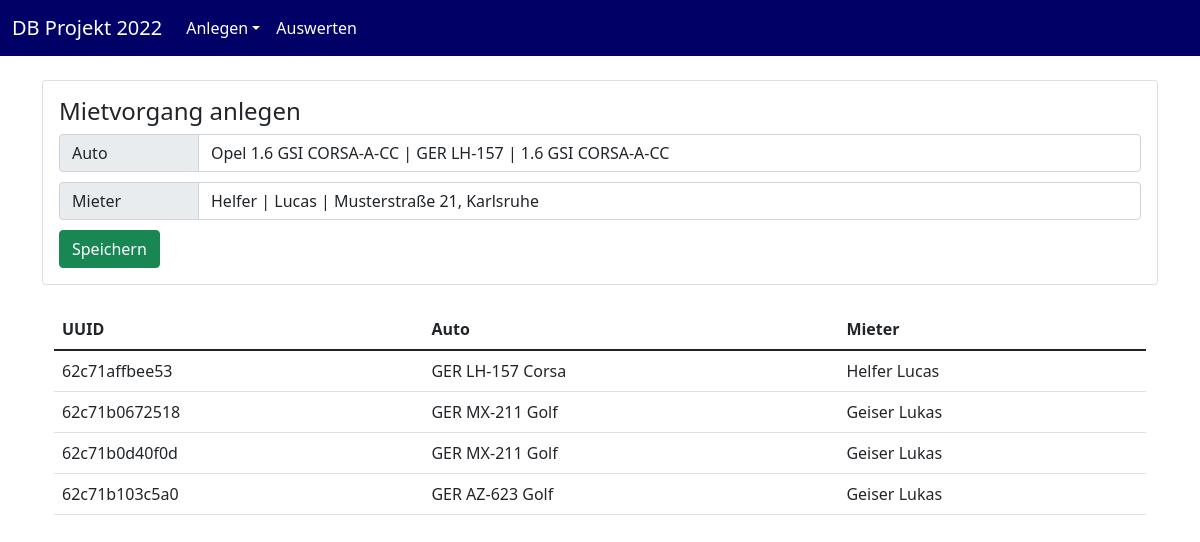
The app's page /createPages/createMietvorgang.php with its own data.
### tables this page shows
CREATE TABLE `module_map_auto_mieter` (
  `uuid_mietvorgang` varchar(255) NOT NULL,
  `uuid_auto` varchar(255) NOT NULL,
  `uuid_mieter` varchar(255) NOT NULL
);

CREATE TABLE `module_autos` (
  `uuid_auto` varchar(255) NOT NULL,
  `uuid_modell` varchar(255) NOT NULL,
  `kennzeichen` varchar(255) DEFAULT NULL,
  `uuid_reifen` varchar(255) NOT NULL
);

CREATE TABLE `module_modells` (
  `uuid_modell` varchar(255) NOT NULL,
  `uuid_marken` varchar(255) NOT NULL,
  `ausstattung` varchar(255) DEFAULT NULL,
  `farbe` varchar(255) DEFAULT NULL,
  `bezeichnung` varchar(255) DEFAULT NULL
);

CREATE TABLE `module_mieter` (
  `uuid_mieter` varchar(255) NOT NULL,
  `name` varchar(255) DEFAULT NULL,
  `vorname` varchar(255) DEFAULT NULL,
  `adresse` varchar(255) DEFAULT NULL,
  `gebdatum` varchar(255) DEFAULT NULL,
  `führerschein_klassen` varchar(255) DEFAULT NULL
);

### createPages/createMietvorgang.php (the view, shortened to what this page needs)
<!DOCTYPE html>
<html lang="en">
<head>
    <link href="https://cdn.jsdelivr.net/npm/bootstrap@5.1.3/dist/css/bootstrap.min.css" rel="stylesheet">
    <?php
    $servername = "localhost";
    $username = "software";
    $password = "GYdSQUW4fc0Dwh88";
    $dbname = "berufsschule_sql";
    $conn = new mysqli($servername, $username, $password, $dbname);
    ?>
</head>
<body>
<nav class="navbar navbar-expand-sm bg-primary navbar-dark" style="background-color: rgb(0,0,102)!important;">
    <div class="container-fluid">
        <a class="navbar-brand" href="/BS_DB_2022/index.php">DB Projekt 2022</a>
        <div class="collapse navbar-collapse" id="collapsibleNavbar">
            <ul class="navbar-nav">
                <li class="nav-item dropdown">
                    <a class="nav-link dropdown-toggle text-white" href="#" role="button" data-bs-toggle="dropdown">Anlegen</a>
                </li>
                <a class="nav-link text-white" href="/BS_DB_2022/auswertung.php" role="button">Auswerten</a>
            </ul>
        </div>
    </div>
</nav>
<br>
<div class="container">
    <div class="card card-body">
        <h4 class="card-title">Mietvorgang anlegen</h4>
        <form action="/BS_DB_2022/input/inputMietvorgang.php" method="post">
            <div class="input-group" style="margin-bottom: 10px">
                <span class="input-group-text label">Auto</span>
                <select type="text" class="form-control" name="auto">
                    <?php
                    $sql = "SELECT * FROM module_autos, module_modells, module_reifen, module_marken WHERE module_autos.uuid_modell = module_modells.uuid_modell AND module_modells.uuid_marken = module_marken.uuid_marken AND module_autos.uuid_reifen = module_reifen.uuid_reifen";
                    $result = $conn->query($sql);
                    if ($result->num_rows > 0) {
                        while ($row = $result->fetch_assoc()) {
                            echo "<option value='" . $row["uuid_auto"] . "'>" .
                                $row["name"] . ' ' . $row["bezeichnung"] . ' | ' .
                                $row["kennzeichen"] . ' | ' .
                                $row["bezeichnung"] . "</option>";
                        }
                    } else {
                        echo "0 results";
                    }
                    ?>
                </select>
            </div>
            <div class="input-group " style="margin-bottom: 10px">
                <span class="input-group-text label">Mieter</span>
                <select type="text" class="form-control" name="mieter">
                    <?php
                    $sql = "SELECT * FROM module_mieter";
                    $result = $conn->query($sql);
                    if ($result->num_rows > 0) {
                        while ($row = $result->fetch_assoc()) {
                            echo "<option value='" . $row["uuid_mieter"] . "'>" .
                                $row["name"] . ' | ' .
                                $row["vorname"] . ' | ' .
                                $row["adresse"] . "</option>";
                        }
                    } else {
                        echo "0 results";
                    }
                    ?>
                </select>
            </div>
            <button class="btn btn-success" type="submit">Speichern</button>
        </form>
    </div>
    <br/>
    <div class="container">
        <table class="table">
            <thead>
            <tr>
                <th>UUID</th>
                <th>Auto</th>
                <th>Mieter</th>
            </tr>
            </thead>
            <tbody>
            <?php
            $sql = "SELECT * FROM module_map_auto_mieter, module_mieter, module_autos, module_modells WHERE module_map_auto_mieter.uuid_mieter = module_mieter.uuid_mieter AND module_autos.uuid_auto = module_map_auto_mieter.uuid_auto AND module_autos.uuid_modell = module_modells.uuid_modell;";
            $result = $conn->query($sql);
            if ($result->num_rows > 0) {
                while ($row = $result->fetch_assoc()) {
                    echo "<tr><td>" . $row["uuid_mietvorgang"] . "</td><td>" . $row["kennzeichen"] . " " . $row["bezeichnung"] . "</td><td>" . $row["name"] . " " . $row["vorname"]
                        . "</td></tr>";
                }
            } else {
                echo "0 results";
            }
            ?>
            </tbody>
        </table>
    </div>
</div>
</body>
</html>

### createPages/createMietvorgang.php (style rules this page uses)
.label { min-width: 140px; }

### records on screen
module_map_auto_mieter: uuid_mietvorgang "62c71affbee53", uuid_auto.kennzeichen "GER LH-157", module_modells.bezeichnung "Corsa", uuid_mieter.name "Helfer", uuid_mieter.vorname "Lucas"
module_map_auto_mieter: uuid_mietvorgang "62c71b0672518", uuid_auto.kennzeichen "GER MX-211", module_modells.bezeichnung "Golf", uuid_mieter.name "Geiser", uuid_mieter.vorname "Lukas"
module_map_auto_mieter: uuid_mietvorgang "62c71b0d40f0d", uuid_auto.kennzeichen "GER MX-211", module_modells.bezeichnung "Golf", uuid_mieter.name "Geiser", uuid_mieter.vorname "Lukas"
module_map_auto_mieter: uuid_mietvorgang "62c71b103c5a0", uuid_auto.kennzeichen "GER AZ-623", module_modells.bezeichnung "Golf", uuid_mieter.name "Geiser", uuid_mieter.vorname "Lukas"

### other values on screen
form field auto "Opel 1.6 GSI CORSA-A-CC | GER LH-157 | 1.6 GSI CORSA-A-CC"
form field mieter "Helfer | Lucas | Musterstraße 21, Karlsruhe"
